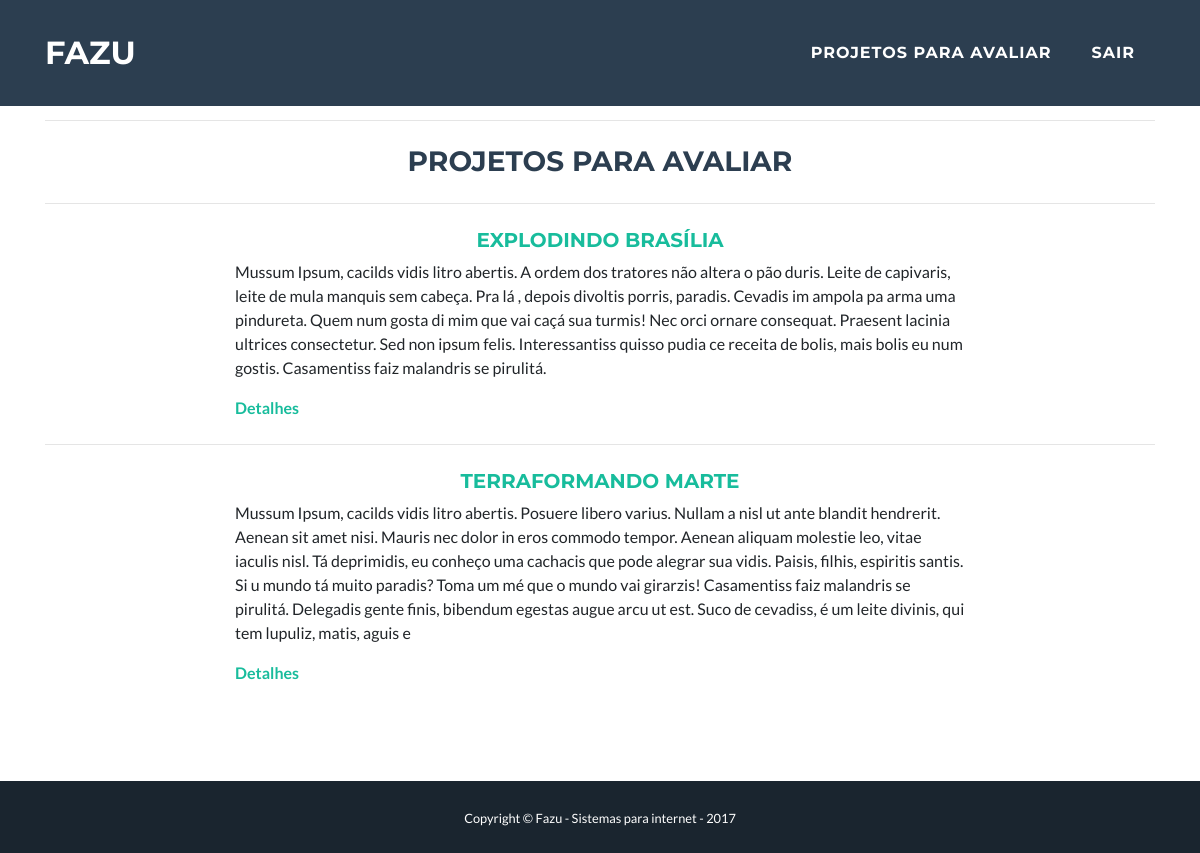
The app's page /projetos/lista/ (signed in) with its own data.
### core/models.py (models this page shows, shortened)
class Projeto(models.Model):
	nome = models.CharField("Nome", max_length=120)
	resumo = models.TextField("Resumo", blank=True, null=True)
	aluno = models.ManyToManyField("Aluno")
	avaliador = models.ManyToManyField("Avaliador")

### core/views.py (the view)
# urls.py: url(r'^projetos/lista/$', views.projetos_list, name='projetos_list'),
@login_required
def projetos_list(request):
	projetos = Projeto.objects.filter(avaliador__user__id = request.user.id)
	return render(request, 'projetos_list.html', {'projetos':projetos})

### templates/projetos_list.html
{% extends "base.html" %}
{% load staticfiles %}
{% block container %}
    <section id="projetos">
      <div class="container">
      	<hr class="my-4">
        <h3 class="text-center text-uppercase text-secondary mb-0">Projetos para avaliar</h3>
        {% for projeto in projetos %}
        <hr class="my-4">
        <div class="row">
          <div class="col-lg-8 mx-auto">
            <h5  class="text-center text-uppercase"><a href="{% url 'projeto_detalhe' pk=projeto.pk %}">{{ projeto.nome }}</a></h5>
            <p>{{projeto.resumo}}</p>
            <a href="{% url 'projeto_detalhe' pk=projeto.pk %}" class="top-menu"><span class="glyphicon glyphicon-search"> <b>Detalhes</b></span></a></a>
          </div>
        </div>
        {% endfor %}
      </div>
    </section>
{% endblock container %}

### records on screen
Projeto: nome "EXPLODINDO BRASÍLIA", resumo "Mussum Ipsum, cacilds vidis litro abertis. A ordem dos tratores não altera o pão duris. Leite de capivaris, leite de mula manquis sem cabeça. Pra lá , depois divoltis porris, paradis. Cevadis im ampola pa arma uma pindureta. Quem num gosta di mim que vai caçá sua turmis! Nec orci ornare consequat. Praesent lacinia ultrices consectetur. Sed non ipsum felis. Interessantiss quisso pudia ce receita de bolis, mais bolis eu num gostis. Casamentiss faiz malandris se pirulitá."
Projeto: nome "TERRAFORMANDO MARTE", resumo "Mussum Ipsum, cacilds vidis litro abertis. Posuere libero varius. Nullam a nisl ut ante blandit hendrerit. Aenean sit amet nisi. Mauris nec dolor in eros commodo tempor. Aenean aliquam molestie leo, vitae iaculis nisl. Tá deprimidis, eu conheço uma cachacis que pode alegrar sua vidis. Paisis, filhis, espiritis santis. Si u mundo tá muito paradis? Toma um mé que o mundo vai girarzis! Casamentiss faiz malandris se pirulitá. Delegadis gente finis, bibendum egestas augue arcu ut est. Suco de cevadiss, é um leite divinis, qui tem lupuliz, matis, aguis e"
